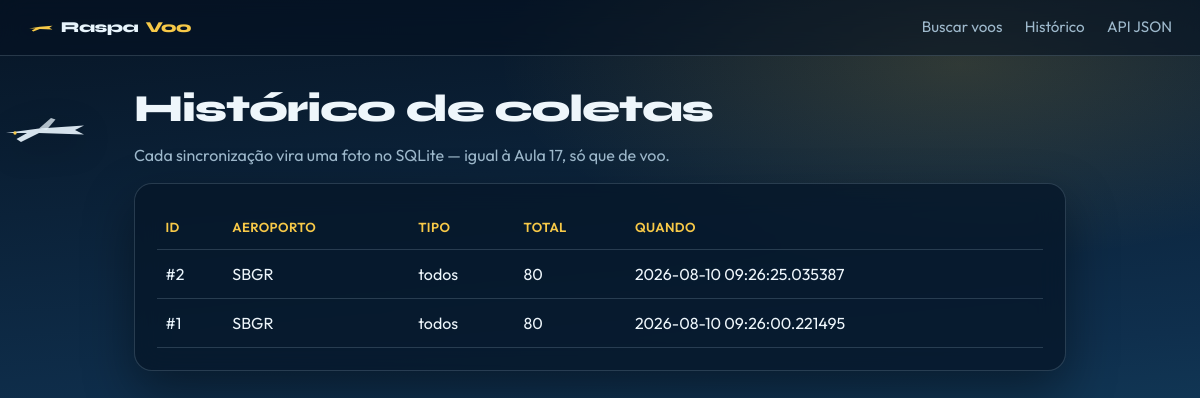
The page /historico on the database its author committed.
### models/coleta_voo.py (models this page shows, shortened)
class ColetaVoo(ModeloBase):
    __bind_key__ = "historico"
    __tablename__ = "coletas_voo"
    fonte = db.Column(db.String(255), nullable=False)
    aeroporto = db.Column(db.String(10), nullable=False)
    tipo_busca = db.Column(db.String(20), nullable=False)
    total = db.Column(db.Integer, nullable=False, default=0)
    voos = db.relationship(
        "VooInfo",
        back_populates="coleta",
        cascade="all, delete-orphan",
    )
    @classmethod
    def listar(cls):
        return cls.query.order_by(cls.data_criacao.desc()).all()

### controllers/site_controller.py (the view)
@site_bp.route("/historico")
def historico():
    coletas = ColetaVoo.listar()
    return render_template("historico.html", coletas=coletas)

### views/templates/historico.html (shortened to what this page needs)
{% extends "layout.html" %}
{% block content %}
<section class="topo-pagina">
    <h1>Histórico de coletas</h1>
    <p class="subtitulo">Cada sincronização vira uma foto no SQLite — igual à Aula 17, só que de voo.</p>
</section>
<section class="painel">
    {% if coletas %}
    <div class="tabela-wrap">
        <table class="tabela">
            <thead>
                <tr>
                    <th>ID</th>
                    <th>Aeroporto</th>
                    <th>Tipo</th>
                    <th>Total</th>
                    <th>Quando</th>
                </tr>
            </thead>
            <tbody>
                {% for c in coletas %}
                <tr>
                    <td><a href="{{ url_for('site.detalhe_coleta', coleta_id=c.id) }}">#{{ c.id }}</a></td>
                    <td>{{ c.aeroporto }}</td>
                    <td>{{ c.tipo_busca }}</td>
                    <td>{{ c.total }}</td>
                    <td>{{ c.data_criacao }}</td>
                </tr>
                {% endfor %}
            </tbody>
        </table>
    </div>
    {% else %}
    <p class="vazio">Ainda sem coletas. Vá na home e marque “Gravar no histórico”.</p>
    {% endif %}
</section>
{% endblock %}

### views/static/css/style.css (style rules this page uses)
* { box-sizing: border-box; }
:root { --ceu-alto: #071525; --ceu-meio: #0f2f4d; --horizonte: #1a5a7a; --pista: #f7c948; --pista-clara: #ffe08a; --nuvem: #e8f4fc; --texto: #eef6fb; --texto-suave: #9eb9cc; --painel: rgba(6, 22, 40, 0.78); --borda: rgba(158, 185, 204, 0.22); --erro: #ff8a7a; --sucesso: #5eead4; --sombra: 0 20px 50px rgba(0, 0, 0, 0.4); }
body { margin: 0; min-height: 100vh; font-family: "Outfit", sans-serif; color: var(--texto); background: radial-gradient(ellipse 70% 45% at 80% 8%, rgba(247, 201, 72, 0.16), transparent 55%), radial-gradient(ellipse 50% 35% at 10% 90%, rgba(26, 90, 122, 0.45), transparent 60%), linear-gradient(175deg, var(--ceu-alto) 0%, var(--ceu-meio) 48%, var(--horizonte) 100%); background-attachment: fixed; line-height: 1.5; overflow-x: hidden; }
.topo-pagina { animation: fade-up 0.55s ease both; margin-bottom: 0.5rem; }
.topo-pagina h1 { display: flex; align-items: center; gap: 0.5rem; font-family: "Syne", sans-serif; font-weight: 800; font-size: clamp(1.8rem, 4vw, 2.4rem); margin: 0 0 0.35rem; letter-spacing: -0.03em; }
.subtitulo { color: var(--texto-suave); margin: 0 0 1rem; }
.painel { background: var(--painel); border: 1px solid var(--borda); border-radius: 18px; padding: 1.35rem; box-shadow: var(--sombra); backdrop-filter: blur(14px); animation: fade-up 0.75s ease both; }
.tabela-wrap { overflow-x: auto; }
.tabela { width: 100%; border-collapse: collapse; }
.tabela th, .tabela td { padding: 0.75rem 0.55rem; text-align: left; border-bottom: 1px solid var(--borda); vertical-align: top; }
.tabela th { color: var(--pista); font-weight: 600; font-size: 0.82rem; text-transform: uppercase; letter-spacing: 0.03em; }
.tabela a { color: var(--nuvem); text-decoration: none; }

### rows shown on the page
ColetaVoo: id "2", aeroporto "SBGR", tipo_busca "todos", total "80", data_criacao "2026-08-10 09:26:25.035387"
ColetaVoo: id "1", aeroporto "SBGR", tipo_busca "todos", total "80", data_criacao "2026-08-10 09:26:00.221495"
